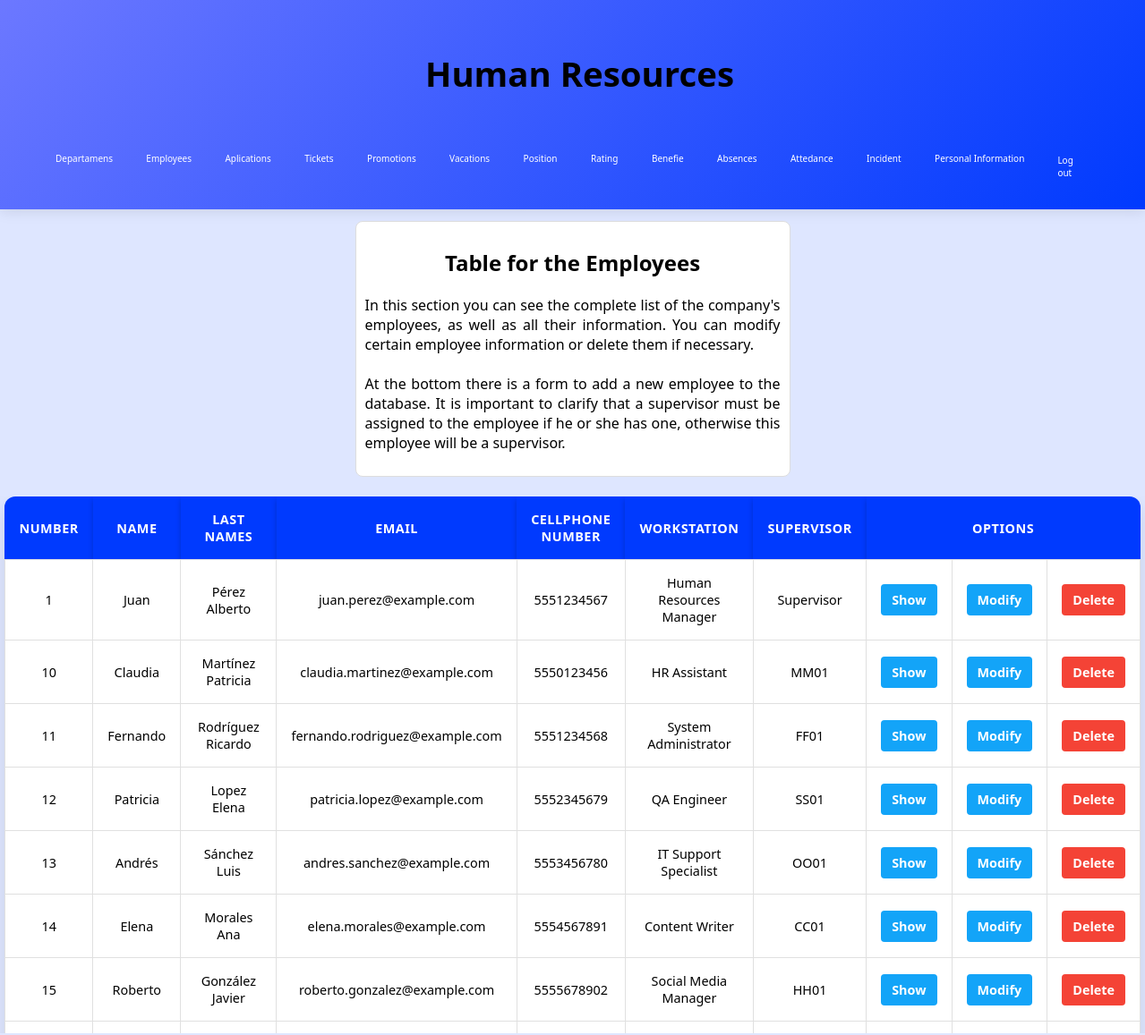
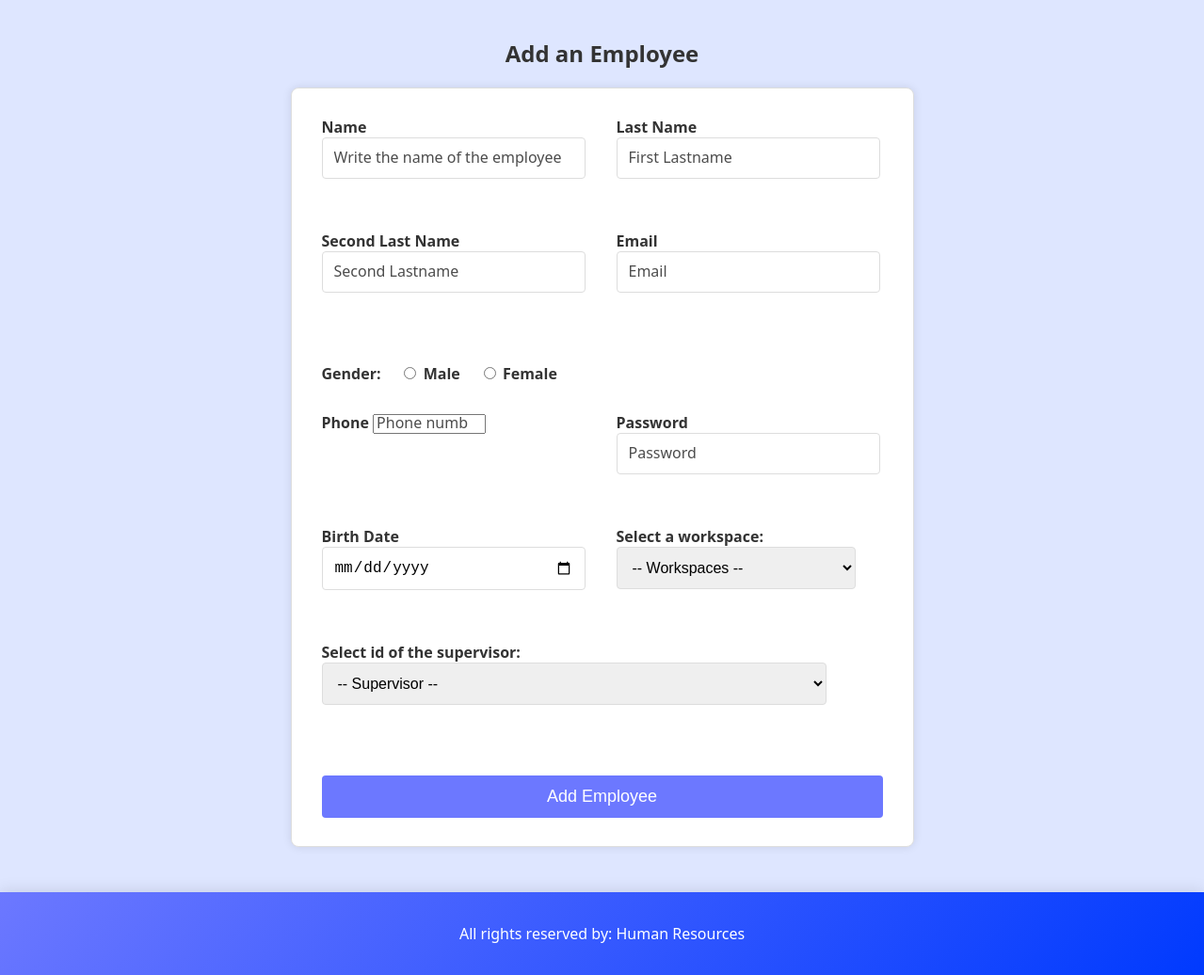
Screenshot of /Human_Resources/employee.php (signed in) with the database file from the repository (2 pictures, top to bottom).
### tables this page shows
create table employee(
    code varchar(5) primary key,
    firstName varchar(30) not null,
    lastName varchar(30) not null,
    middleName varchar(30) not null,
    email varchar(35) not null,
    gender varchar(1) not null,
    age int not null,
    image varchar(255),
    mobile varchar(15) not null,
    password varchar(20) not null,
    contractDate date not null,
    status varchar(30) not null default 'Active',
    positionCode varchar(5) not null,
    supervisorId varchar(5),
    index idx_employee(lastName),
    
    foreign key(positionCode) references `position`(code)
);

CREATE TABLE `position` (
    code VARCHAR(5) PRIMARY KEY,
    name VARCHAR(60) NOT NULL,
    salary FLOAT NOT NULL,
    departmentCode VARCHAR(5) NOT NULL,
    INDEX idx_position (name),
    FOREIGN KEY (departmentCode) REFERENCES department(code)
);

### admin/functionsAdmin.php (called while the page is built, shortened)
<?php
require("../includes/config/MySQL_ConexionDB.php");
function getInfoEmployees() {
    global $db_con;
    $users = [];
    try {
        $query = "SELECT * FROM employee";
        $stmt = $db_con->prepare($query);
        $stmt->execute();
        while ($row = $stmt->fetch(PDO::FETCH_ASSOC)) {
            $users[] = $row;
        }
    } catch (PDOException $e) {
        exit("Error en la consulta: " . $e->getMessage());
    }
    return $users;
}
?>

### functions.php (called while the page is built, shortened)
<?php
require("includes/config/MySQL_ConexionDB.php");
function workspace($User){
	global $db_con;
	$workspace = "";
	try{
		$query = "SELECT p.name FROM position as p INNER JOIN employee as e on e.positionCode = p.code WHERE e.code = :user";
		$stm = $db_con->prepare($query);
		$stm->bindParam("user", $User, PDO::PARAM_STR);
		$stm->execute();
		if ($row = $stm->fetch(PDO::FETCH_ASSOC)){
			$workspace = $row["name"];
		}
	} catch (PDOException $e) {
		exit("Error en la consulta: " . $e->getMessage());
	}
	return $workspace;
}
?>

### Human_Resources/employee.php (the view, shortened to what this page needs)
<?php
include "../includes/headerHR.php";
require_once "../includes/config/MySQL_ConexionDB.php";
require_once "../admin/functionsAdmin.php";
require_once "../functions.php";
$employ = getInfoEmployees();
?>
<section>
    <center>
        <div class="questions">
        <h2>Table for the Employees</h2>
        <p>In this section you can see the complete list of the company's employees, as well as all their information. You can modify certain employee information or delete them if necessary.
<br><br>
At the bottom there is a form to add a new employee to the database. It is important to clarify that a supervisor must be assigned to the employee if he or she has one, otherwise this employee will be a supervisor.</p>
        </div>
    </center>
<br>
    <div class="scroll">
        <table border="1" class="tableAdmin">
            <tr>
                <th>Number</th>
                <th>Name</th>
                <th>Last Names</th>
                <th>Email</th>
                <th>CellPhone number</th>
                <th>Workstation</th>
                <th>Supervisor</th>
                <th colspan="3">Options</th>
            </tr>
            <?php foreach ($employ as $renglon) { ?>
            <tr>
                <td><?= htmlspecialchars($renglon['code']) ?></td>
                <td><?= htmlspecialchars($renglon['firstName']) ?></td>
                <td><?= htmlspecialchars($renglon['lastName'] . " " . $renglon['middleName']) ?></td>
                <td><?= htmlspecialchars($renglon['email']) ?></td>
                <td><?= htmlspecialchars($renglon['mobile']) ?></td>
                <?php $workspace = workspace($renglon['code']); ?>
                <td><?= htmlspecialchars($workspace) ?></td>
                <td><?= htmlspecialchars($renglon['supervisorId'] ?? 'Supervisor')?></td>
                <td><a href="#" class="action-modify" data-open="modal<?= $renglon['code']; ?>">Show</a></td>
                <td><a href="modifyEmploy.php?id=<?php echo $renglon['code']?>" class="action-modify">Modify</a></td>
                <td><a href="deleteEmploy.php?id=<?php echo $renglon['code']?>&action=delete" class="action-delete">Delete</a></td>
            </tr>
            <?php } ?>
        </table>
    </div>
</section>
<section>
<div class="ContainerXD">
    <br>
    <h2 class="h2formX">Add an Employee</h2>
    <form action="addEmployRH.php" class="form-empleadoX" method="POST">
        <fieldset>
            <div class="divformX">
                <label for="name">Name</label>
                <input type="text" id="name" name="name"
                    placeholder="Write the name of the employee"
                    required
                    pattern="[A-Za-z\s]+"
                    title="Only letters and spaces are allowed">
            </div>
            <div class="divformX">
                <label for="lastName">Last Name</label>
                <input type="text" id="lastName" name="lastName"
                    placeholder="First Lastname"
                    required
                    pattern="[A-Za-z\s]+"
                    title="Only letters and spaces are allowed">
            </div>
            <div class="divformX">
                <label for="secondLastName">Second Last Name</label>
                <input type="text" id="secondLastName" name="secondLastName"
                    placeholder="Second Lastname"
                    pattern="[A-Za-z\s]+"
                    title="Only letters and spaces are allowed">
            </div>
            <div class="divformX">
                <label for="email">Email</label>
                <input type="email" id="email" name="email" placeholder="Email" required>
            </div>
            <div class="containerformX bottonformX">
                <label>Gender:</label>
                <div>
                    <input type="radio" id="male" name="gender" value="M" required>
                    <label for="male">Male</label>
                </div>
                <div>
                    <input type="radio" id="female" name="gender" value="F" required>
                    <label for="female">Female</label>
                </div>
            </div>
            <div class="divformX">
                <label for="phone">Phone</label>
                <input type="number" id="phone" name="phone" placeholder="Phone number 555 555 55 55" required min="1111111111" max="9999999999">
            </div>
            <div class="divformX">
                <label for="password">Password</label>
                <input type="password" id="password" name="password" placeholder="Password" required maxlength="10">
            </div>
            <div class="divformX">
                <label for="birthDate">Birth Date</label>
                <input type="date" id="birthDate" name="birthDate" required>
            </div>
            <div class="divformX">
                <label for="seltWorkspace">Select a workspace:</label>
                <select name="seltWorkspace" id="seltWorkspace" required>
                    <option value="">-- Workspaces --</option>
                </select>
            </div>
            <div class="divformX">
                <label for="seltSupervisor">Select id of the supervisor:</label>
                <select name="seltSupervisor" id="seltSupervisor">
    <option value="">-- Supervisor --</option>
</select>
            </div>
            <div class="bottonformX">
                <button type="submit" name="btnAddEmploy" class="Botton-envioX">Add Employee</button>
            </div>
        </fieldset>
    </form>
</div>
</section>
<?php include "../includes/footer.php" ?>

### css/estilosdeLeon.css (style rules this page uses)
:root { --font-main: 'Segoe UI', sans-serif; --white: #ffffff; --black: #000000; --little_blue: #dee6ff; --little_gray: #efefef; --blue: #6c78ff; --blue_little: #ebf9ff; --dark_blue: #003afe; --very_green: #4dfe00; --green: #1ce42b; --purple: #003afe; --rojo: #ff4c4c; --rojo_hover: #ff6666; }
body { background-color: var(--little_blue); display: grid; min-height: 100vh; position: relative; grid-template-rows: auto 1fr auto; margin: 0; }
::placeholder { color: black; font-size: 1rem; font-family: Impact, Haettenschweiler, 'Arial Narrow Bold', sans-serif; opacity: .70; }
.questions { background-color: var(--white); border: 1px solid #ddd; width: 29rem; height: auto; margin-left: 0.2rem; margin-right: 0.2rem; margin-top: 0.8rem; text-align: justify; padding: 10px; border-radius: 8px; }
.tableAdmin { border-collapse: collapse; text-align: center; margin: auto; font-size: 0.9rem; width: 95%; border: none; font-family: Arial, sans-serif; box-shadow: 0 10px 20px rgba(0, 0, 0, 0.1); border-radius: 12px; overflow: hidden; }
.scroll { max-height: 600px; overflow-y: auto; }
.tableAdmin th { background-color: var(--purple); color: white; font-family: Arial, sans-serif; padding: 1rem; border: none; text-transform: uppercase; letter-spacing: 0.5px; box-shadow: 0 4px 6px rgba(0, 0, 0, 0.2); }
.tableAdmin td { background-color: #ffffff; padding: 1rem; border: 1px solid #e0e0e0; color: var(--dark-gray); font-family: Arial, sans-serif; transition: background-color 0.3s ease, color 0.3s ease, border-color 0.3s ease; }
.tableAdmin tr:nth-child(even) { background-color: #f9f9f9; }
.tableAdmin tr:nth-child(odd) { background-color: #fff; }
.action-modify { background-color: #13a4f8; color: white; padding: 8px 12px; text-decoration: none; border-radius: 4px; font-weight: bold; transition: background-color 0.3s; }
.action-delete { background-color: #f44336; color: white; padding: 8px 12px; text-decoration: none; border-radius: 4px; font-weight: bold; transition: background-color 0.3s; }
.form-empleadoX { max-width: 600px; margin: 0 auto; padding: 30px; border: 1px solid #ddd; border-radius: 8px; box-shadow: 0px 0px 10px rgba(0, 0, 0, 0.1); background-color: #fff; }
.h2formX { text-align: center; font-size: 24px; color: #333; }
.form-empleadoX fieldset { border: none; padding: 0; display: flex; flex-wrap: wrap; gap: 30px; }
.divformX { flex: 1 1 45%; margin-bottom: 25px; }
.bottonformX { flex: 1 1 100%; margin-top: 20px; }
label { font-weight: bold; color: #333; }
.form-empleadoX input[type="text"], .form-empleadoX input[type="email"], .form-empleadoX input[type="password"], .form-empleadoX input[type="date"], .form-empleadoX select { width: 90%; padding: 12px; border: 1px solid #ddd; border-radius: 4px; font-size: 16px; }
.containerformX { display: flex; align-items: center; gap: 20px; }
.Botton-envioX { width: 100%; padding: 12px; font-size: 18px; color: #fff; border: none; border-radius: 4px; background: #6c78ff; cursor: pointer; transition: background 0.3s ease; }
html { height: 100%; font-family: var(--font-main); }
h2 { text-align: center; font-family: var(--font-main); }
p { font-family: var(--font-main); }
::placeholder { font-family: var(--font-main); font-size: 1rem; opacity: .70; }
.tableAdmin { font-family: var(--font-main); }
.tableAdmin th { font-family: var(--font-main); }
.tableAdmin td { font-family: var(--font-main); }

### rows the page displays
employee: code "1", firstName "Juan", lastName+middleName "Pérez Alberto", email "juan.perez@example.com", mobile "5551234567", code.name "Human Resources Manager", supervisorId "Supervisor"
employee: code "10", firstName "Claudia", lastName+middleName "Martínez Patricia", email "claudia.martinez@example.com", mobile "5550123456", code.name "HR Assistant", supervisorId "MM01"
employee: code "11", firstName "Fernando", lastName+middleName "Rodríguez Ricardo", email "fernando.rodriguez@example.com", mobile "5551234568", code.name "System Administrator", supervisorId "FF01"
employee: code "12", firstName "Patricia", lastName+middleName "Lopez Elena", email "patricia.lopez@example.com", mobile "5552345679", code.name "QA Engineer", supervisorId "SS01"
employee: code "13", firstName "Andrés", lastName+middleName "Sánchez Luis", email "andres.sanchez@example.com", mobile "5553456780", code.name "IT Support Specialist", supervisorId "OO01"
employee: code "14", firstName "Elena", lastName+middleName "Morales Ana", email "elena.morales@example.com", mobile "5554567891", code.name "Content Writer", supervisorId "CC01"
employee: code "15", firstName "Roberto", lastName+middleName "González Javier", email "roberto.gonzalez@example.com", mobile "5555678902", code.name "Social Media Manager", supervisorId "HH01"
